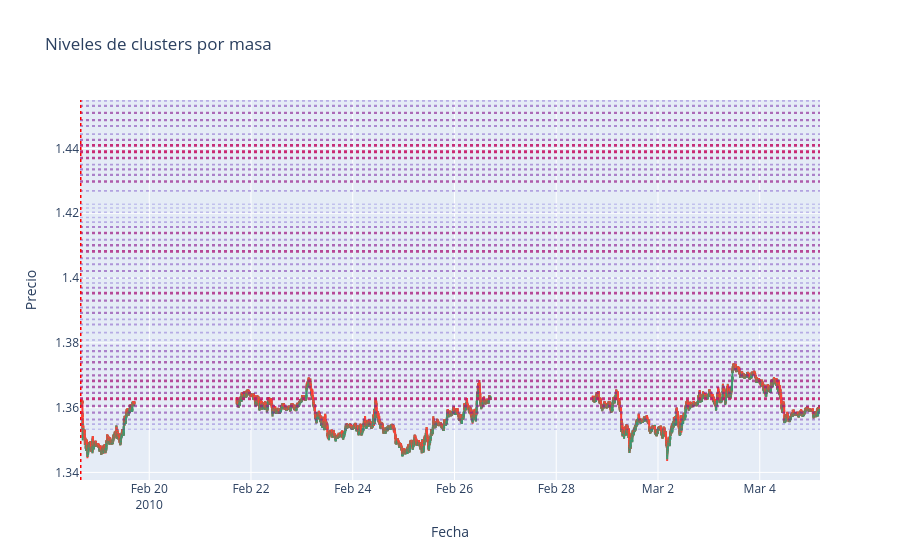

The code cell stored with this chart in its notebook:
### Code cell
# Get the reference datetime
reference_datetime = df_EURUSD_5min.iloc[10000].datetime

# Filter df_EURUSD_1min for dates after reference_datetime and take first 15000 rows
df_EURUSD_1min_toviz = df_EURUSD_1min[df_EURUSD_1min['datetime'] > reference_datetime].iloc[:15000]

plot_candlestick_with_clusters_plotly(df_EURUSD_1min_toviz, df_clusters, 1)

### Figure 1 — Plotly figure (JSON) as saved in the notebook; plotly's stock layout.template omitted (floating-point values rounded to 4 significant figures; data arrays with more than 128 entries replaced by an {"elided": "..."} marker saying what was removed)
{"data": [{"close": {"elided": "15000 float values"}, "high": {"elided": "15000 float values"}, "low": {"elided": "15000 float values"}, "name": "Candlestick", "open": {"elided": "15000 float values"}, "type": "candlestick", "x": {"elided": "15000 str values"}}], "layout": {"shapes": [{"line": {"color": "rgba(51, 20, 198, 0.20930393828194985)", "dash": "dot", "width": 1.52}, "type": "line", "x0": 0, "x1": 1, "xref": "paper", "y0": 1.353, "y1": 1.353, "yref": "y"}, {"line": {"color": "rgba(66, 20, 189, 0.2751162950372792)", "dash": "dot", "width": 1.661}, "type": "line", "x0": 0, "x1": 1, "xref": "paper", "y0": 1.355, "y1": 1.355, "yref": "y"}, {"line": {"color": "rgba(99, 20, 166, 0.43106989508822413)", "dash": "dot", "width": 1.995}, "type": "line", "x0": 0, "x1": 1, "xref": "paper", "y0": 1.356, "y1": 1.356, "yref": "y"}, {"line": {"color": "rgba(113, 20, 157, 0.49675848618612506)", "dash": "dot", "width": 2.136}, "type": "line", "x0": 0, "x1": 1, "xref": "paper", "y0": 1.358, "y1": 1.358, "yref": "y"}, {"line": {"color": "rgba(142, 20, 138, 0.6334253264558104)", "dash": "dot", "width": 2.429}, "type": "line", "x0": 0, "x1": 1, "xref": "paper", "y0": 1.361, "y1": 1.361, "yref": "y"}, {"line": {"color": "rgba(190, 20, 106, 0.8541579375786055)", "dash": "dot", "width": 2.902}, "type": "line", "x0": 0, "x1": 1, "xref": "paper", "y0": 1.363, "y1": 1.363, "yref": "y"}, {"line": {"color": "rgba(128, 20, 147, 0.5642600673451262)", "dash": "dot", "width": 2.281}, "type": "line", "x0": 0, "x1": 1, "xref": "paper", "y0": 1.365, "y1": 1.365, "yref": "y"}, {"line": {"color": "rgba(150, 20, 133, 0.6682925493977082)", "dash": "dot", "width": 2.503}, "type": "line", "x0": 0, "x1": 1, "xref": "paper", "y0": 1.366, "y1": 1.366, "yref": "y"}, {"line": {"color": "rgba(166, 20, 122, 0.7444009044942443)", "dash": "dot", "width": 2.667}, "type": "line", "x0": 0, "x1": 1, "xref": "paper", "y0": 1.368, "y1": 1.368, "yref": "y"}, {"line": {"color": "rgba(132, 20, 145, 0.5841312965599682)", "dash": "dot", "width": 2.323}, "type": "line", "x0": 0, "x1": 1, "xref": "paper", "y0": 1.37, "y1": 1.37, "yref": "y"}, {"line": {"color": "rgba(120, 20, 152, 0.5305375783624257)", "dash": "dot", "width": 2.208}, "type": "line", "x0": 0, "x1": 1, "xref": "paper", "y0": 1.372, "y1": 1.372, "yref": "y"}, {"line": {"color": "rgba(140, 20, 139, 0.6223336258761328)", "dash": "dot", "width": 2.405}, "type": "line", "x0": 0, "x1": 1, "xref": "paper", "y0": 1.374, "y1": 1.374, "yref": "y"}, {"line": {"color": "rgba(101, 20, 165, 0.4389659548671678)", "dash": "dot", "width": 2.012}, "type": "line", "x0": 0, "x1": 1, "xref": "paper", "y0": 1.376, "y1": 1.376, "yref": "y"}, {"line": {"color": "rgba(112, 20, 158, 0.4925366234588614)", "dash": "dot", "width": 2.127}, "type": "line", "x0": 0, "x1": 1, "xref": "paper", "y0": 1.377, "y1": 1.377, "yref": "y"}, {"line": {"color": "rgba(90, 20, 173, 0.38669161205166674)", "dash": "dot", "width": 1.9}, "type": "line", "x0": 0, "x1": 1, "xref": "paper", "y0": 1.379, "y1": 1.379, "yref": "y"}, {"line": {"color": "rgba(64, 20, 190, 0.269258718830362)", "dash": "dot", "width": 1.648}, "type": "line", "x0": 0, "x1": 1, "xref": "paper", "y0": 1.381, "y1": 1.381, "yref": "y"}, {"line": {"color": "rgba(70, 20, 186, 0.2953127799127396)", "dash": "dot", "width": 1.704}, "type": "line", "x0": 0, "x1": 1, "xref": "paper", "y0": 1.383, "y1": 1.383, "yref": "y"}, {"line": {"color": "rgba(86, 20, 175, 0.3718270536565633)", "dash": "dot", "width": 1.868}, "type": "line", "x0": 0, "x1": 1, "xref": "paper", "y0": 1.386, "y1": 1.386, "yref": "y"}, {"line": {"color": "rgba(76, 20, 182, 0.32378957303976796)", "dash": "dot", "width": 1.765}, "type": "line", "x0": 0, "x1": 1, "xref": "paper", "y0": 1.387, "y1": 1.387, "yref": "y"}, {"line": {"color": "rgba(121, 20, 152, 0.5321600354435743)", "dash": "dot", "width": 2.212}, "type": "line", "x0": 0, "x1": 1, "xref": "paper", "y0": 1.389, "y1": 1.389, "yref": "y"}, {"line": {"color": "rgba(94, 20, 170, 0.40661013031292437)", "dash": "dot", "width": 1.943}, "type": "line", "x0": 0, "x1": 1, "xref": "paper", "y0": 1.391, "y1": 1.391, "yref": "y"}, {"line": {"color": "rgba(130, 20, 146, 0.5760270088705248)", "dash": "dot", "width": 2.306}, "type": "line", "x0": 0, "x1": 1, "xref": "paper", "y0": 1.393, "y1": 1.393, "yref": "y"}, {"line": {"color": "rgba(168, 20, 121, 0.7529042301135542)", "dash": "dot", "width": 2.685}, "type": "line", "x0": 0, "x1": 1, "xref": "paper", "y0": 1.395, "y1": 1.395, "yref": "y"}, {"line": {"color": "rgba(108, 20, 161, 0.4722973348417596)", "dash": "dot", "width": 2.083}, "type": "line", "x0": 0, "x1": 1, "xref": "paper", "y0": 1.397, "y1": 1.397, "yref": "y"}, {"line": {"color": "rgba(73, 20, 184, 0.31199110058077384)", "dash": "dot", "width": 1.74}, "type": "line", "x0": 0, "x1": 1, "xref": "paper", "y0": 1.398, "y1": 1.398, "yref": "y"}, {"line": {"color": "rgba(73, 20, 184, 0.31165400136765953)", "dash": "dot", "width": 1.739}, "type": "line", "x0": 0, "x1": 1, "xref": "paper", "y0": 1.4, "y1": 1.4, "yref": "y"}, {"line": {"color": "rgba(110, 20, 159, 0.48361336646537023)", "dash": "dot", "width": 2.108}, "type": "line", "x0": 0, "x1": 1, "xref": "paper", "y0": 1.402, "y1": 1.402, "yref": "y"}, {"line": {"color": "rgba(93, 20, 171, 0.4023763889290197)", "dash": "dot", "width": 1.934}, "type": "line", "x0": 0, "x1": 1, "xref": "paper", "y0": 1.404, "y1": 1.404, "yref": "y"}, {"line": {"color": "rgba(99, 20, 166, 0.4331971452512352)", "dash": "dot", "width": 2.0}, "type": "line", "x0": 0, "x1": 1, "xref": "paper", "y0": 1.406, "y1": 1.406, "yref": "y"}, {"line": {"color": "rgba(169, 20, 120, 0.7596661838400918)", "dash": "dot", "width": 2.699}, "type": "line", "x0": 0, "x1": 1, "xref": "paper", "y0": 1.408, "y1": 1.408, "yref": "y"}, {"line": {"color": "rgba(138, 20, 141, 0.6109337166632955)", "dash": "dot", "width": 2.381}, "type": "line", "x0": 0, "x1": 1, "xref": "paper", "y0": 1.41, "y1": 1.41, "yref": "y"}, {"line": {"color": "rgba(94, 20, 170, 0.40916062295934574)", "dash": "dot", "width": 1.948}, "type": "line", "x0": 0, "x1": 1, "xref": "paper", "y0": 1.412, "y1": 1.412, "yref": "y"}, {"line": {"color": "rgba(157, 20, 128, 0.7012713456037447)", "dash": "dot", "width": 2.574}, "type": "line", "x0": 0, "x1": 1, "xref": "paper", "y0": 1.414, "y1": 1.414, "yref": "y"}, {"line": {"color": "rgba(108, 20, 161, 0.4725820540232976)", "dash": "dot", "width": 2.084}, "type": "line", "x0": 0, "x1": 1, "xref": "paper", "y0": 1.416, "y1": 1.416, "yref": "y"}, {"line": {"color": "rgba(69, 20, 186, 0.29141119362015666)", "dash": "dot", "width": 1.696}, "type": "line", "x0": 0, "x1": 1, "xref": "paper", "y0": 1.417, "y1": 1.417, "yref": "y"}, {"line": {"color": "rgba(60, 20, 193, 0.24789505619925448)", "dash": "dot", "width": 1.603}, "type": "line", "x0": 0, "x1": 1, "xref": "paper", "y0": 1.419, "y1": 1.419, "yref": "y"}, {"line": {"color": "rgba(59, 20, 193, 0.24637810974024107)", "dash": "dot", "width": 1.599}, "type": "line", "x0": 0, "x1": 1, "xref": "paper", "y0": 1.42, "y1": 1.42, "yref": "y"}, {"line": {"color": "rgba(50, 20, 199, 0.20192146551475063)", "dash": "dot", "width": 1.504}, "type": "line", "x0": 0, "x1": 1, "xref": "paper", "y0": 1.422, "y1": 1.422, "yref": "y"}, {"line": {"color": "rgba(50, 20, 200, 0.2)", "dash": "dot", "width": 1.5}, "type": "line", "x0": 0, "x1": 1, "xref": "paper", "y0": 1.423, "y1": 1.423, "yref": "y"}, {"line": {"color": "rgba(80, 20, 179, 0.34250082669568926)", "dash": "dot", "width": 1.805}, "type": "line", "x0": 0, "x1": 1, "xref": "paper", "y0": 1.427, "y1": 1.427, "yref": "y"}, {"line": {"color": "rgba(149, 20, 133, 0.6621508856077898)", "dash": "dot", "width": 2.49}, "type": "line", "x0": 0, "x1": 1, "xref": "paper", "y0": 1.43, "y1": 1.43, "yref": "y"}, {"line": {"color": "rgba(113, 20, 157, 0.49659025998128536)", "dash": "dot", "width": 2.136}, "type": "line", "x0": 0, "x1": 1, "xref": "paper", "y0": 1.432, "y1": 1.432, "yref": "y"}, {"line": {"color": "rgba(115, 20, 156, 0.5051691756479527)", "dash": "dot", "width": 2.154}, "type": "line", "x0": 0, "x1": 1, "xref": "paper", "y0": 1.434, "y1": 1.434, "yref": "y"}, {"line": {"color": "rgba(89, 20, 173, 0.3835768152792628)", "dash": "dot", "width": 1.893}, "type": "line", "x0": 0, "x1": 1, "xref": "paper", "y0": 1.435, "y1": 1.435, "yref": "y"}, {"line": {"color": "rgba(170, 20, 119, 0.7611391608365252)", "dash": "dot", "width": 2.702}, "type": "line", "x0": 0, "x1": 1, "xref": "paper", "y0": 1.437, "y1": 1.437, "yref": "y"}, {"line": {"color": "rgba(200, 20, 100, 0.8999999999999999)", "dash": "dot", "width": 3}, "type": "line", "x0": 0, "x1": 1, "xref": "paper", "y0": 1.439, "y1": 1.439, "yref": "y"}, {"line": {"color": "rgba(194, 20, 103, 0.8721279628612981)", "dash": "dot", "width": 2.94}, "type": "line", "x0": 0, "x1": 1, "xref": "paper", "y0": 1.441, "y1": 1.441, "yref": "y"}, {"line": {"color": "rgba(125, 20, 149, 0.5514528976085218)", "dash": "dot", "width": 2.253}, "type": "line", "x0": 0, "x1": 1, "xref": "paper", "y0": 1.443, "y1": 1.443, "yref": "y"}, {"line": {"color": "rgba(78, 20, 181, 0.3321043659163802)", "dash": "dot", "width": 1.783}, "type": "line", "x0": 0, "x1": 1, "xref": "paper", "y0": 1.444, "y1": 1.444, "yref": "y"}, {"line": {"color": "rgba(103, 20, 164, 0.4510834220534009)", "dash": "dot", "width": 2.038}, "type": "line", "x0": 0, "x1": 1, "xref": "paper", "y0": 1.447, "y1": 1.447, "yref": "y"}, {"line": {"color": "rgba(127, 20, 148, 0.562943345661533)", "dash": "dot", "width": 2.278}, "type": "line", "x0": 0, "x1": 1, "xref": "paper", "y0": 1.449, "y1": 1.449, "yref": "y"}, {"line": {"color": "rgba(136, 20, 142, 0.6016211261682092)", "dash": "dot", "width": 2.361}, "type": "line", "x0": 0, "x1": 1, "xref": "paper", "y0": 1.451, "y1": 1.451, "yref": "y"}, {"line": {"color": "rgba(103, 20, 164, 0.45073378180662405)", "dash": "dot", "width": 2.037}, "type": "line", "x0": 0, "x1": 1, "xref": "paper", "y0": 1.453, "y1": 1.453, "yref": "y"}, {"line": {"color": "rgba(69, 20, 186, 0.2920179722037619)", "dash": "dot", "width": 1.697}, "type": "line", "x0": 0, "x1": 1, "xref": "paper", "y0": 1.455, "y1": 1.455, "yref": "y"}, {"line": {"color": "red", "dash": "dot", "width": 1.5}, "type": "line", "x0": "2010-02-18T15:42:00-05:00", "x1": "2010-02-18T15:42:00-05:00", "xref": "x", "y0": 0, "y1": 1, "yref": "paper"}], "title": {"text": "Niveles de clusters por masa"}, "xaxis": {"rangeslider": {"visible": false}, "title": {"text": "Fecha"}}, "yaxis": {"title": {"text": "Precio"}}}}
